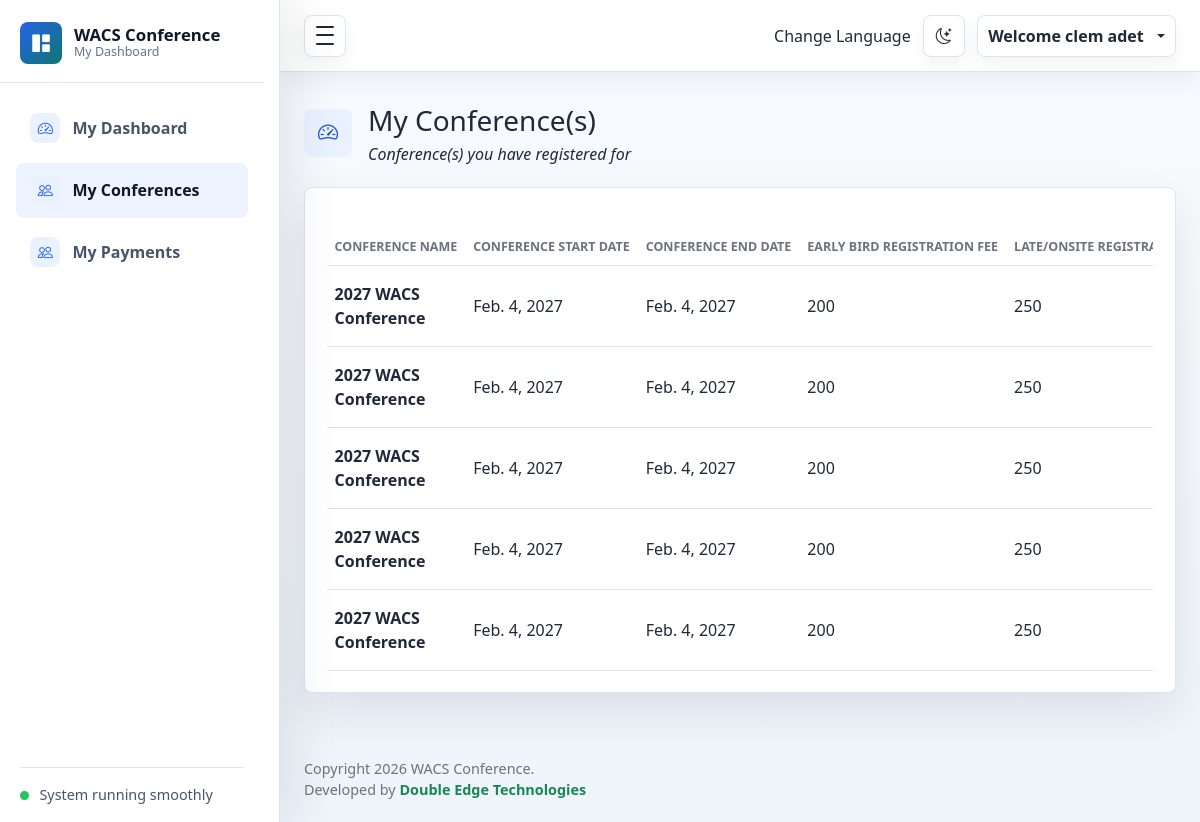
/myconferences/ (signed in), run on the app's committed database.
### accounts/models.py (models this page shows, shortened)
class Account(AbstractBaseUser, PermissionsMixin):
    USER_TYPE_CHOICES = (
        ("candidate", "Candidate"),
        ("reviewer", "Reviewer"),
        ("admin", "Admin"),
        ("staff", "Staff"),
    )
    first_name = models.CharField(max_length=50)
    last_name = models.CharField(max_length=50)
    username = models.CharField(
        max_length=50,
        unique=True
    )
    email = models.EmailField(
        max_length=100,
        unique=True
    )
    phone_number = models.CharField(
        max_length=50,
        blank=True,
        null=True
    )
    faculty = models.ForeignKey(
        Faculty,
        on_delete=models.PROTECT,
        blank=True,
        null=True
    )
    user_type = models.CharField(
        max_length=20,
        choices=USER_TYPE_CHOICES,
        default="candidate"
    )
    date_joined = models.DateTimeField(auto_now_add=True)
    last_login = models.DateTimeField(
        auto_now=True
    )
    is_active = models.BooleanField(default=True)
    is_staff = models.BooleanField(default=False)
    is_admin = models.BooleanField(default=False)
    is_superadmin = models.BooleanField(default=False)
    objects = MyAccountManager()
    USERNAME_FIELD = "email"
    REQUIRED_FIELDS = [
        "username",
        "first_name",
        "last_name",
    ]
    class Meta:
        verbose_name = "Account"
        verbose_name_plural = "Accounts"

### confregdetails/models.py (models this page shows, shortened)
class Confregdetail(models.Model):
    user = models.ForeignKey(Account, on_delete=models.CASCADE, null=True, blank=True)
    conferencename = models.ForeignKey(Conferencename,on_delete=models.CASCADE )
    institutionName = models.CharField(max_length=200)
    accompany = models.CharField(max_length=5, choices=Accom)
    wacsfellow = models.CharField(max_length=5, choices=Yes_NO)
    registration_category = models.CharField(max_length=50, choices=REG_CAT, blank=True, null=True)
    wacsfellowtype = models.CharField(max_length=200, blank=True, null=True, choices=FELLOWTYPE_CHOICES)
    gender = models.CharField(max_length=7, choices=GENDER)
    subspecialty = models.CharField(max_length=200, choices=SUBSPECIALTY_CHOICES,
                                     blank=True, null=True)
    country = models.CharField(max_length=200, choices=COUNTRY_CHOICES)
    faculty = models.ForeignKey(Faculty, on_delete=models.CASCADE)
    created_at = models.DateField(auto_now_add=True)
    updated_at = models.DateField(auto_now_add=True)

### conferencename/models.py (models this page shows)
class Conferencename(models.Model):
    name = models.CharField(max_length=200, unique=True)
    normalregistration_fee = models.CharField(max_length=200)
    lateregistration_fee = models.CharField(max_length=200)
    lateregistration_start_date = models.DateField(null=True, blank=True)
    conferencestartdate = models.DateField(null=True, blank=True)
    conferenceenddate = models.DateField(null=True, blank=True)
    created_at = models.DateField(auto_now_add=True)
    updated_at = models.DateField(auto_now=True)
    venue = models.CharField(max_length=300, blank=True, null=True)
    def __str__(self):
        return self.name

### accounts/views.py (the view)
# urls.py: path('myconferences/', views.myconferences, name='myconferences'),
@login_required
def myconferences(request):
    today = date.today()
    conferences = Confregdetail.objects.filter(user_id = request.user)
    context = {
        'today':today,
        'conferences':conferences
    }
    return render(request, 'accounts/myconferences.html', context)

### templates/accounts/myconferences.html (shortened to what this page needs)
{% load static %}
{% include 'includes/aside.html' %}
{% include 'includes/navigation.html' %}
      <main class="dashboard-content">
        <div class="container-fluid px-3 px-lg-4 py-4">
          <div class="page-heading">
            <div class="page-heading-copy">
              <span class="page-icon"><i class="bi bi-speedometer2" aria-hidden="true"></i></span>
              <div>
                <h2 class="h3 mb-1">My Conference(s) </h2>
                <i>Conference(s) you have registered for</i>
              </div>
            </div>
           </div>
          <section class="panel mt-3">
             <div class="table-responsive">
              <table class="table align-middle mb-0">
                <thead><tr><th scope="col">Conference Name</th>
                   <th scope="col">Conference Start Date</th>
                  <th scope="col">Conference End Date</th>
                  <th scope="col">Early Bird Registration Fee</th>
                  <th scope="col">Late/Onsite Registration Fee</th>
                  <th scope="col" class="text-end">Action</th></tr></thead>
                <tbody>
                  {% for availableconference in conferences %}
                  <tr>
                    <td>
                      <div class="d-flex align-items-center gap-2">
                        <div>
                          <p class="fw-semibold mb-0">{{ availableconference.conferencename }}</p>
                        </div>
                      </div>
                    </td>
                    <td>{{ availableconference.conferencename.conferencestartdate }}</td>
                    <td>{{ availableconference.conferencename.conferenceenddate }}</td>
                    <td>{{ availableconference.conferencename.normalregistration_fee }}</td>
                    <td>{{ availableconference.conferencename.lateregistration_fee }}</td>
                  </tr>
                  {% empty%}
                  <h3>You have not registered for any conference</h3>
                  {% endfor %}
                </tbody>
              </table>
            </div>
          </section>
        </div>
      </main>
{% include 'includes/footer.html' %}

### templates/includes/navigation.html (shortened to what this page needs)
    {% load static %}
    <div class="admin-main">
      <nav class="navbar admin-navbar navbar-expand bg-white">
        <div class="container-fluid px-3 px-lg-4">
          <button class="sidebar-toggle" type="button" data-sidebar-toggle
           aria-controls="adminSidebar" aria-expanded="true" aria-label="Toggle sidebar">
            <span></span>
            <span></span>
            <span></span>
          </button>
          <div class="navbar-actions ms-auto">
 <div class="gtranslate_wrapper">Change Language  </div>
            <button class="icon-button theme-toggle" type="button" data-theme-toggle
            aria-label="Switch color theme" title="Switch color theme">
              <i class="bi bi-moon-stars" data-theme-icon aria-hidden="true"></i>
            </button>
            <div class="dropdown">
              <button class="profile-button dropdown-toggle" type="button"
              data-bs-toggle="dropdown" aria-expanded="false">
                 Welcome {{ user.first_name}} {{ user.last_name}}
              </button>
            </div>
          </div>
        </div>
      </nav>

### static/css/style.css (style rules this page uses)
:root { --sidebar-width: 280px; --sidebar-mini-width: 84px; --admin-bg: #f5f7fb; --admin-surface: #ffffff; --admin-surface-soft: #f8fafc; --admin-border: #dbe4ef; --admin-text: #1f2937; --admin-muted: #6b7280; --admin-primary: #2563eb; --admin-primary-dark: #1d4ed8; --admin-success: #0f766e; --admin-warning: #d97706; --admin-danger: #dc2626; --admin-sidebar: #111827; --admin-sidebar-soft: #1f2937; --admin-shadow-sm: 0 10px 24px rgba(15, 23, 42, 0.06); --admin-shadow: 0 18px 46px rgba(15, 23, 42, 0.09); --admin-shadow-lg: 0 26px 70px rgba(15, 23, 42, 0.12); --admin-ring: 0 0 0 4px rgba(37, 99, 235, 0.12); }
* { box-sizing: border-box; }
html { min-height: 100%; }
body { min-height: 100vh; margin: 0; background: linear-gradient(180deg, #f8fbff 0%, var(--admin-bg) 42%, #eef4fa 100%); color: var(--admin-text); font-family: "Segoe UI", Arial, sans-serif; }
.admin-main { width: auto; min-width: 0; min-height: 100vh; margin-left: var(--sidebar-width); transition: margin-left 0.2s ease; }
.admin-navbar { position: sticky; top: 0; z-index: 1020; min-height: 72px; border-bottom: 1px solid var(--admin-border); box-shadow: var(--admin-shadow-sm); }
.admin-navbar.bg-white { background-color: rgba(255, 255, 255, 0.94) !important; backdrop-filter: blur(14px); }
.sidebar-toggle { width: 42px; height: 42px; display: inline-grid; place-items: center; gap: 4px; padding: 9px; border: 1px solid var(--admin-border); border-radius: 8px; background: #ffffff; box-shadow: 0 8px 18px rgba(15, 23, 42, 0.05); transition: border-color 0.16s ease, background 0.16s ease, box-shadow 0.16s ease; }
.sidebar-toggle span { width: 18px; height: 2px; display: block; background: var(--admin-text); border-radius: 999px; }
.navbar-actions { display: flex; align-items: center; gap: 0.75rem; }
.icon-button, .profile-button { border: 1px solid var(--admin-border); background: #ffffff; color: var(--admin-text); box-shadow: 0 8px 18px rgba(15, 23, 42, 0.05); transition: border-color 0.16s ease, box-shadow 0.16s ease, transform 0.16s ease; }
.icon-button { position: relative; width: 42px; height: 42px; border-radius: 8px; font-weight: 800; }
.profile-button { display: flex; align-items: center; gap: 0.55rem; min-height: 42px; padding: 0.35rem 0.65rem; border-radius: 8px; font-weight: 700; }
.dashboard-content { min-height: calc(100vh - 132px); }
.dashboard-content > .container-fluid { padding-top: 1.75rem !important; padding-bottom: 1.75rem !important; }
.page-heading, .panel-header, .metric-top { display: flex; align-items: center; justify-content: space-between; gap: 1rem; }
.page-heading { margin-bottom: 1.35rem; }
.metric-card, .panel { border: 1px solid var(--admin-border); border-radius: 8px; background: var(--admin-surface); box-shadow: var(--admin-shadow); }
.panel { padding: 1.35rem; transition: border-color 0.18s ease, box-shadow 0.18s ease; }
.table { --bs-table-bg: transparent; }
.table thead th { color: var(--admin-muted); font-size: 0.78rem; text-transform: uppercase; white-space: nowrap; }
.table tbody td { min-width: 120px; padding-top: 1rem; padding-bottom: 1rem; }
.table tbody tr { transition: background 0.16s ease; }
.theme-toggle i { font-size: 1rem; }
.admin-navbar.bg-white, .sidebar-toggle, .icon-button, .profile-button { background-color: var(--admin-surface) !important; color: var(--admin-text); }
.page-heading-copy { display: flex; align-items: center; justify-content: flex-start; gap: 1rem; min-width: 0; }
.page-icon, .section-title i { display: inline-grid; place-items: center; flex: 0 0 auto; border-radius: 8px; background: #eaf2ff; color: var(--admin-primary-dark); }
.page-icon { width: 48px; height: 48px; font-size: 1.25rem; }
html[data-theme="light"] { color-scheme: light; }
body, .admin-navbar, .admin-sidebar, .admin-main, .metric-card, .panel, .auth-card, .error-card, .dropdown-menu, .modal-content, .form-control, .form-select { transition: background-color 0.18s ease, border-color 0.18s ease, color 0.18s ease, box-shadow 0.18s ease; }
.table { --bs-table-color: var(--admin-text); --bs-table-border-color: var(--admin-border); color: var(--admin-text); }
html:not([data-theme="dark"]) { --admin-sidebar: #ffffff; --admin-sidebar-soft: #eef4ff; --admin-sidebar-border: #dbe4ef; --admin-sidebar-text: #475569; --admin-sidebar-text-strong: #0f172a; --admin-sidebar-muted: #64748b; --admin-sidebar-icon-bg: #eaf2ff; --admin-sidebar-icon: #2563eb; --admin-sidebar-shadow: 18px 0 42px rgba(15, 23, 42, 0.08); }

### data on the page
Account: first_name "clem", last_name "adet"
Confregdetail: conferencename "2027 WACS Conference", conferencename.conferencestartdate "Feb. 4, 2027", conferencename.conferenceenddate "Feb. 4, 2027", conferencename.normalregistration_fee "200", conferencename.lateregistration_fee "250"
Confregdetail: conferencename "2027 WACS Conference", conferencename.conferencestartdate "Feb. 4, 2027", conferencename.conferenceenddate "Feb. 4, 2027", conferencename.normalregistration_fee "200", conferencename.lateregistration_fee "250"
Confregdetail: conferencename "2027 WACS Conference", conferencename.conferencestartdate "Feb. 4, 2027", conferencename.conferenceenddate "Feb. 4, 2027", conferencename.normalregistration_fee "200", conferencename.lateregistration_fee "250"
Confregdetail: conferencename "2027 WACS Conference", conferencename.conferencestartdate "Feb. 4, 2027", conferencename.conferenceenddate "Feb. 4, 2027", conferencename.normalregistration_fee "200", conferencename.lateregistration_fee "250"
Confregdetail: conferencename "2027 WACS Conference", conferencename.conferencestartdate "Feb. 4, 2027", conferencename.conferenceenddate "Feb. 4, 2027", conferencename.normalregistration_fee "200", conferencename.lateregistration_fee "250"
